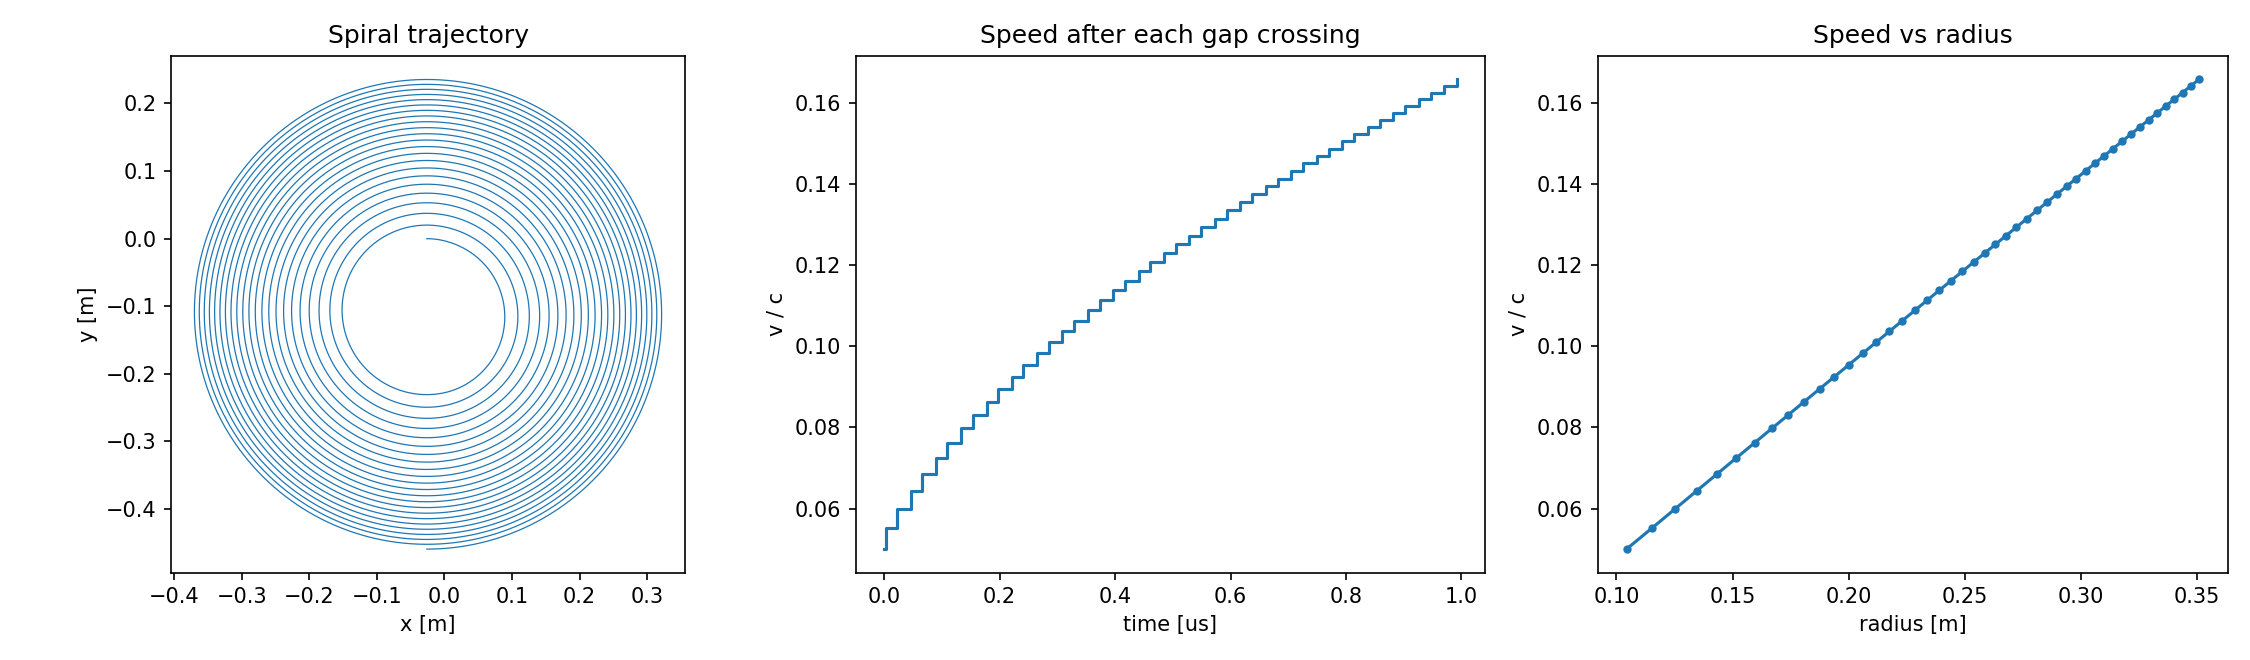

Source code (Python):
"""Relativistic proton in an ideal cyclotron, integrated with RK4.

State: position r and momentum p. Equation of motion:
    dp/dt = q (E + v x B),   v = p / (gamma m)
B is uniform along z. E (along x) acts only in the gap between the dees and its
sign follows the particle's x-velocity (ideal, perfectly phase-locked square wave).
Each gap crossing then adds exactly q*E0*gap of kinetic energy, which gives an
analytic check on the integrator.
"""
import matplotlib.pyplot as plt
import numpy as np

C = 299_792_458.0
Q, M = 1.602176634e-19, 1.67262192e-27
B0 = 1.5          # T
E0 = 5.0e6        # V/m
N_CROSSINGS = 46
V0 = 0.05 * C     # injection speed


def gamma_of(p):
    return np.sqrt(1.0 + (np.linalg.norm(p) / (M * C)) ** 2)


def derivs(state, gap):
    r, p = state[:3], state[3:]
    v = p / (gamma_of(p) * M)
    e = np.zeros(3)
    if -gap / 2 < r[0] < gap / 2:
        e[0] = E0 * np.sign(v[0])
    force = Q * (e + np.cross(v, [0.0, 0.0, B0]))
    return np.concatenate([v, force])


def rk4(state, dt, gap):
    k1 = derivs(state, gap)
    k2 = derivs(state + dt * k1 / 2, gap)
    k3 = derivs(state + dt * k2 / 2, gap)
    k4 = derivs(state + dt * k3, gap)
    return state + dt * (k1 + 2 * k2 + 2 * k3 + k4) / 6


def kinetic_energy(p):
    return (gamma_of(p) - 1.0) * M * C**2


def main():
    r0 = M * V0 / (Q * B0)          # initial gyroradius (non-relativistic)
    gap = 0.5 * r0
    period = 2 * np.pi * M / (Q * B0)
    dt = period / 2000
    state = np.array([-gap / 2, 0, 0, M * V0, 0, 0], dtype=float)

    traj, times, speeds, radii = [state[:3].copy()], [0.0], [V0], [r0]
    crossings, inside, t = 0, True, 0.0
    while crossings < N_CROSSINGS:
        state = rk4(state, dt, gap)
        t += dt
        now_inside = abs(state[0]) < gap / 2
        if inside and not now_inside:
            crossings += 1
            p = state[3:]
            speeds.append(np.linalg.norm(p) / (gamma_of(p) * M))
            radii.append(np.linalg.norm(p) / (Q * B0))
            times.append(t)
        inside = now_inside
        traj.append(state[:3].copy())

    traj = np.array(traj)
    ke0 = 0.5 * M * V0**2
    ke_final = kinetic_energy(state[3:])
    ke_expected = ke0 + N_CROSSINGS * Q * E0 * gap
    v_final = speeds[-1]
    print(f"initial radius {r0:.4f} m, gap {gap:.4f} m, period {period * 1e9:.2f} ns")
    print(f"final speed  {v_final:.4e} m/s = {v_final / C * 100:.2f}% of c, gamma = {gamma_of(state[3:]):.4f}")
    print(f"final radius {radii[-1]:.3f} m, elapsed time {t * 1e6:.3f} us")
    print(f"final KE {ke_final / Q / 1e6:.3f} MeV vs expected {ke_expected / Q / 1e6:.3f} MeV "
          f"(relative difference {abs(ke_final - ke_expected) / ke_expected:.1e})")

    fig, axes = plt.subplots(1, 3, figsize=(15, 4.4))
    axes[0].plot(traj[:, 0], traj[:, 1], lw=0.6)
    axes[0].set(aspect="equal", xlabel="x [m]", ylabel="y [m]", title="Spiral trajectory")
    axes[1].step(np.array(times) * 1e6, np.array(speeds) / C, where="post")
    axes[1].set(xlabel="time [us]", ylabel="v / c", title="Speed after each gap crossing")
    axes[2].plot(radii, np.array(speeds) / C, "o-", ms=3)
    axes[2].set(xlabel="radius [m]", ylabel="v / c", title="Speed vs radius")
    fig.tight_layout()
    fig.savefig("cyclotron.png", dpi=150)


if __name__ == "__main__":
    main()
